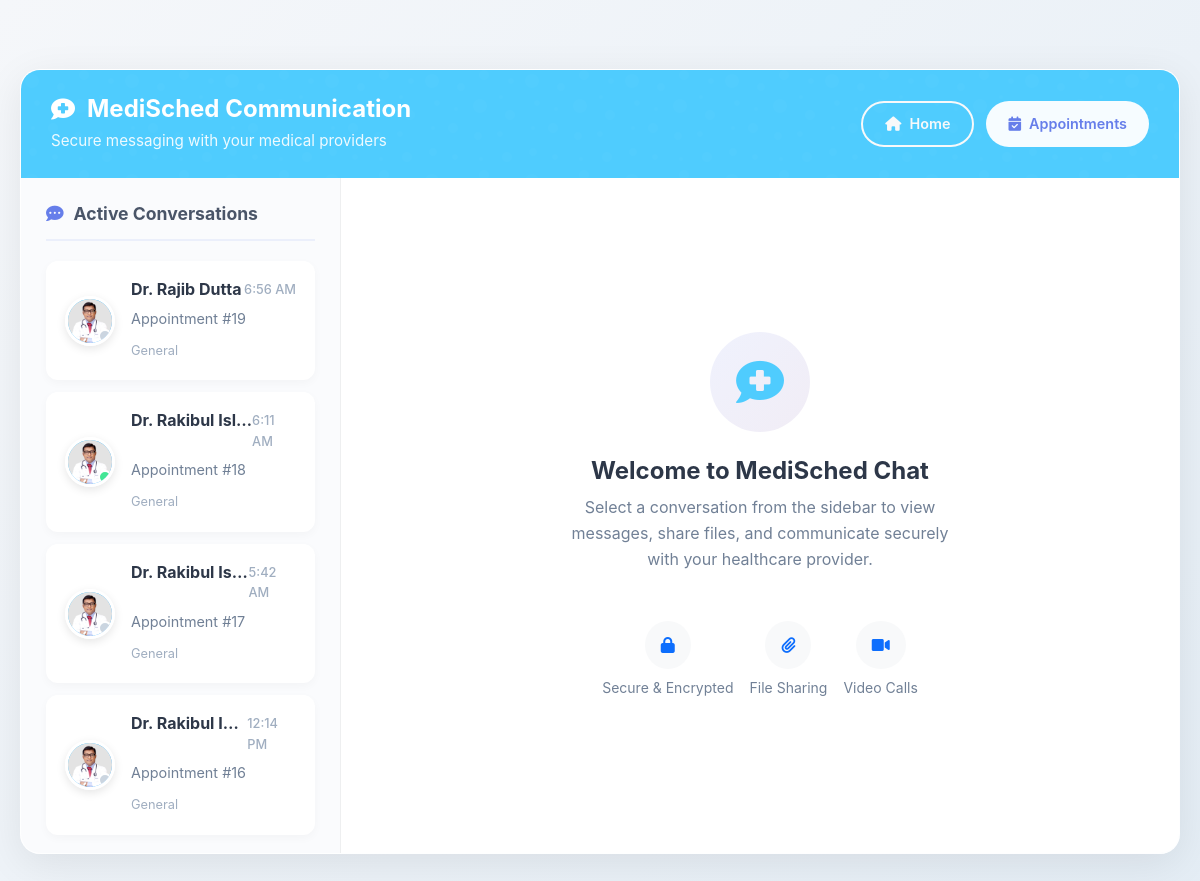
/communication/ (signed in), run on the app's committed database.
### communication/models.py (models this page shows, shortened)
class Conversation(models.Model):
    appointment = models.OneToOneField(Appointment, on_delete=models.CASCADE, related_name='conversation')
    patient = models.ForeignKey(settings.AUTH_USER_MODEL, on_delete=models.CASCADE, related_name='patient_conversations')
    doctor = models.ForeignKey(Doctor, on_delete=models.CASCADE, related_name='doctor_conversations')
    is_active = models.BooleanField(default=True)
    created_at = models.DateTimeField(auto_now_add=True)
    updated_at = models.DateTimeField(auto_now=True)
    class Meta:
        ordering = ['-updated_at']

### doctor/models.py (models this page shows, shortened)
class Doctor(models.Model):
    user = models.OneToOneField(CustomUser, on_delete=models.CASCADE, related_name='doctor_profile')
    about = models.TextField(blank=True, null=True)
    bmdc_number = models.CharField(max_length=255, blank=True, null=True)
    qualification = models.CharField(max_length=255, blank=True, null=True)
    total_experience = models.PositiveIntegerField(default=0)  # Only non-negative numbers
    working_hours = models.JSONField(blank=True, null=True)  # e.g., {"Mon": "9-5", "Tue": "10-4"}
    profile_image = models.ImageField(upload_to='doctor_profiles/', blank=True, null=True)
    is_verified = models.BooleanField(default=False)
    rating = models.DecimalField(max_digits=3, decimal_places=2, default=0.0, blank=True, null=True)
    total_reviews = models.PositiveIntegerField(default=0)
    division = models.ForeignKey(Division, on_delete=models.SET_NULL, null=True, blank=True)
    district = models.ForeignKey(District, on_delete=models.SET_NULL, null=True, blank=True)
    upazila = models.ForeignKey(Upazila, on_delete=models.SET_NULL, null=True, blank=True)
    departments = models.ManyToManyField(Department, through='DoctorSpecializationDepartment', blank=True)
    symptoms = models.ManyToManyField(Symptom, through='DoctorSpecializationSymptom', blank=True)

### users/models.py (models this page shows, shortened)
class CustomUser(AbstractUser):
    ROLE_PATIENT = 'patient'
    ROLE_DOCTOR = 'doctor'
    ROLE_CHOICES = [
        (ROLE_PATIENT, 'Patient'),
        (ROLE_DOCTOR, 'Doctor'),
    ]
    role = models.CharField(max_length=10, choices=ROLE_CHOICES, default=ROLE_PATIENT)
    phone = models.CharField(max_length=20, blank=True)
    location = models.CharField(max_length=150, blank=True)
    def is_doctor(self):
        return self.role == self.ROLE_DOCTOR

### appointment/models.py (models this page shows, shortened)
class Appointment(models.Model):
    APPOINTMENT_STATUS = (
        ('pending', 'Pending'),
        ('confirmed', 'Confirmed'),
        ('completed', 'Completed'),
        ('cancelled', 'Cancelled'),
    )
    PAYMENT_STATUS = (
        ('pending', 'Pending'),
        ('paid', 'Paid'),
        ('failed', 'Failed'),
        ('refunded', 'Refunded'),
    )
    PAYMENT_METHODS = (
        ('bkash', 'bKash'),
        ('nagad', 'Nagad'),
        ('card', 'Card'),
        ('mobile_banking', 'Mobile Banking'),
    )
    CONSULTATION_TYPES = (
        ('instant', 'Instant Video Consultation'),
        ('scheduled', 'Scheduled Appointment'),
    )
    patient = models.ForeignKey(settings.AUTH_USER_MODEL, on_delete=models.CASCADE, related_name='appointments')
    doctor = models.ForeignKey(Doctor, on_delete=models.CASCADE, related_name='appointments')
    patient_phone = models.CharField(max_length=15)
    patient_name = models.CharField(max_length=100, blank=True)
    patient_age = models.PositiveIntegerField(null=True, blank=True)
    patient_gender = models.CharField(max_length=10, choices=[('male', 'Male'), ('female', 'Female'), ('other', 'Other')], blank=True)
    appointment_type = models.CharField(max_length=20, choices=CONSULTATION_TYPES, default='scheduled')
    consultation_type = models.CharField(max_length=20, choices=[('general', 'General'), ('special', 'Special')])
    appointment_date = models.DateTimeField(null=True, blank=True)
    preferred_time = models.CharField(max_length=50, blank=True)
    completed_at = models.DateTimeField(null=True, blank=True, verbose_name='Marked as completed on')
    completed_by_doctor = models.BooleanField(default=False, verbose_name='Marked as completed by doctor')
    cancellation_reason = models.TextField(blank=True, verbose_name='Reason for cancellation')
    cancelled_at = models.DateTimeField(null=True, blank=True)
    actual_start_time = models.DateTimeField(null=True, blank=True, verbose_name='Actual consultation start time')
    actual_end_time = models.DateTimeField(null=True, blank=True, verbose_name='Actual consultation end time')
    consultation_duration = models.PositiveIntegerField(default=0, verbose_name='Consultation duration (minutes)')
    doctor_notes = models.TextField(blank=True, verbose_name='Doctor notes after consultation')
    follow_up_required = models.BooleanField(default=False)
    follow_up_date = models.DateTimeField(null=True, blank=True)
    follow_up_notes = models.TextField(blank=True)
    consultation_fee = models.DecimalField(max_digits=10, decimal_places=2, default=0)
    vat_amount = models.DecimalField(max_digits=10, decimal_places=2, default=0)
    platform_fee = models.DecimalField(max_digits=10, decimal_places=2, default=29.00)
    total_amount = models.DecimalField(max_digits=10, decimal_places=2, default=0)
    payment_method = models.CharField(max_length=20, choices=PAYMENT_METHODS, blank=True, null=True)
    payment_status = models.CharField(max_length=20, choices=PAYMENT_STATUS, default='pending')
    transaction_id = models.CharField(max_length=100, blank=True, unique=True)  # Make unique
    status = models.CharField(max_length=20, choices=APPOINTMENT_STATUS, default='pending')
    symptoms = models.TextField(blank=True)
    previous_prescriptions = models.FileField(upload_to='prescriptions/', blank=True, null=True)
    patient_test_reports = models.FileField(upload_to='test_reports/', blank=True, null=True, verbose_name='Test Reports')
    created_at = models.DateTimeField(auto_now_add=True)
    updated_at = models.DateTimeField(auto_now=True)

### communication/views.py (the view)
# urls.py: path('', views.chat_home, name='chat_home'),
@login_required
def chat_home(request):
    if request.user.is_doctor():
        conversations = Conversation.objects.filter(
            doctor=request.user.doctor_profile,
            is_active=True
        ).select_related('patient', 'appointment')
    else:
        conversations = Conversation.objects.filter(
            patient=request.user,
            is_active=True
        ).select_related('doctor', 'doctor__user', 'appointment')
    context = {
        'conversations': conversations,
    }
    return render(request, 'communication/chat_home.html', context)

### communication/templates/communication/chat_home.html (shortened to what this page needs)
<!DOCTYPE html>
<html lang="en">
<head>
    <link href="https://cdn.jsdelivr.net/npm/bootstrap@5.1.3/dist/css/bootstrap.min.css" rel="stylesheet">
    <link rel="stylesheet" href="https://cdnjs.cloudflare.com/ajax/libs/font-awesome/6.0.0/css/all.min.css">
    <link rel="stylesheet" href="https://cdnjs.cloudflare.com/ajax/libs/animate.css/4.1.1/animate.min.css">
</head>
<body>
    <div id="main-scroll-container">
        <div class="chat-container animate__animated animate__fadeIn">
            <div class="chat-header">
                <div class="chat-header-top">
                    <div>
                        <h4><i class="fas fa-comment-medical"></i> MediSched Communication</h4>
                        <p>Secure messaging with your {% if user.role == 'doctor' %}patients{% else %}medical providers{% endif %}</p>
                    </div>
                    <div class="chat-header-buttons">
                        <a href="{% url 'home:index' %}" class="btn btn-outline-light">
                            <i class="fas fa-home"></i> Home
                        </a>
                        <a href="{% url 'appointment:list' %}" class="btn btn-light">
                            <i class="fas fa-calendar-check"></i> Appointments
                        </a>
                    </div>
                </div>
            </div>
            <div class="content-row">
                <div class="sidebar active" id="chatSidebar">
                    <div class="sidebar-inner">
                        <h5><i class="fas fa-comment-dots"></i> Active Conversations</h5>
                        {% if conversations %}
                            {% for conversation in conversations %}
                            <a href="{% url 'communication:chat_detail' conversation.appointment.id %}"
                               class="text-decoration-none chat-item animate-in" style="animation-delay: {{ forloop.counter0|divisibleby:2 }}.1s">
                                <div class="d-flex align-items-center">
                                    <div class="chat-avatar me-3 {% if user.role == 'doctor' %}patient-avatar{% else %}doctor-avatar{% endif %}">
                                        {% if user.role == 'doctor' %}
                                            {% if conversation.patient.profile_image %}
                                                <img src="{{ conversation.patient.profile_image.url }}" alt="{{ conversation.patient.username }}">
                                            {% else %}
                                                <i class="fas fa-user"></i>
                                            {% endif %}
                                        {% else %}
                                            {% if conversation.doctor.profile_image %}
                                                <img src="{{ conversation.doctor.profile_image.url }}" alt="Dr. {{ conversation.doctor.user.username }}">
                                            {% else %}
                                                <i class="fas fa-user-md"></i>
                                            {% endif %}
                                        {% endif %}
                                        <div class="status-indicator status-online"></div>
                                    </div>
                                    <div class="chat-info flex-grow-1">
                                        <div class="d-flex justify-content-between align-items-start">
                                            <h6>
                                                {% if user.role == 'doctor' %}
                                                    {{ conversation.patient.get_full_name|default:conversation.patient.username }}
                                                {% else %}
                                                    Dr. {{ conversation.doctor.user.get_full_name|default:conversation.doctor.user.username }}
                                                {% endif %}
                                            </h6>
                                            <div class="chat-time">
                                                {{ conversation.updated_at|date:"g:i A" }}
                                            </div>
                                        </div>
                                        <p class="mb-0">
                                            Appointment #{{ conversation.appointment.id }}
                                        </p>
                                        <div class="chat-meta">
                                            <p class="mb-0 small">
                                                {{ conversation.appointment.get_consultation_type_display }}
                                            </p>
                                        </div>
                                    </div>
                                </div>
                            </a>
                            {% endfor %}
                        {% endif %}
                    </div>
                </div>
                <div class="main-content-area">
                    {% block chat_content %}
                    <div class="main-content">
                        <div class="empty-state">
                            <div class="empty-state-icon">
                                <i class="fas fa-comment-medical"></i>
                            </div>
                            <h4>Welcome to MediSched Chat</h4>
                            <p>Select a conversation from the sidebar to view messages, share files, and communicate securely with your healthcare provider.</p>
                            <div class="mt-4">
                                <div class="d-flex justify-content-center gap-3">
                                    <div class="text-center">
                                        <div class="rounded-circle bg-light p-3 d-inline-flex mb-2">
                                            <i class="fas fa-lock text-primary"></i>
                                        </div>
                                        <p class="small mb-0">Secure & Encrypted</p>
                                    </div>
                                    <div class="text-center">
                                        <div class="rounded-circle bg-light p-3 d-inline-flex mb-2">
                                            <i class="fas fa-paperclip text-primary"></i>
                                        </div>
                                        <p class="small mb-0">File Sharing</p>
                                    </div>
                                    <div class="text-center">
                                        <div class="rounded-circle bg-light p-3 d-inline-flex mb-2">
                                            <i class="fas fa-video text-primary"></i>
                                        </div>
                                        <p class="small mb-0">Video Calls</p>
                                    </div>
                                </div>
                            </div>
                        </div>
                    </div>
                    {% endblock %}
                </div>
            </div>
        </div>
    </div>
</body>
</html>

### data on the page
Conversation: doctor.profile_image (picture), doctor.user.get_full_name "Rajib Dutta", updated_at "6:56 AM", appointment.id "19", appointment.consultation_type "General"
Conversation: doctor.profile_image (picture), doctor.user.get_full_name "Rakibul Is…", updated_at "6:11 AM", appointment.id "18", appointment.consultation_type "General"
Conversation: doctor.profile_image (picture), doctor.user.get_full_name "Rakibul Is…", updated_at "5:42 AM", appointment.id "17", appointment.consultation_type "General"
Conversation: doctor.profile_image (picture), doctor.user.get_full_name "Rakibul I…", updated_at "12:14 PM", appointment.id "16", appointment.consultation_type "General"
